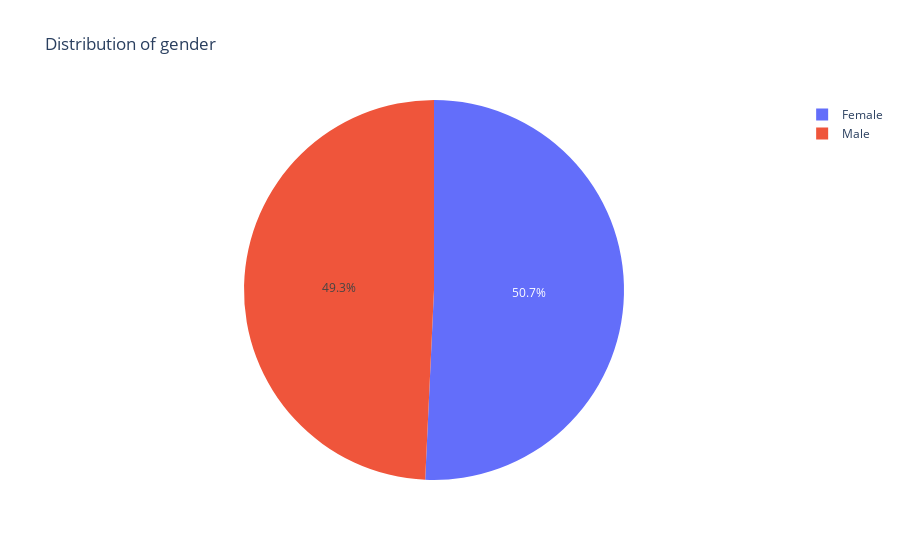
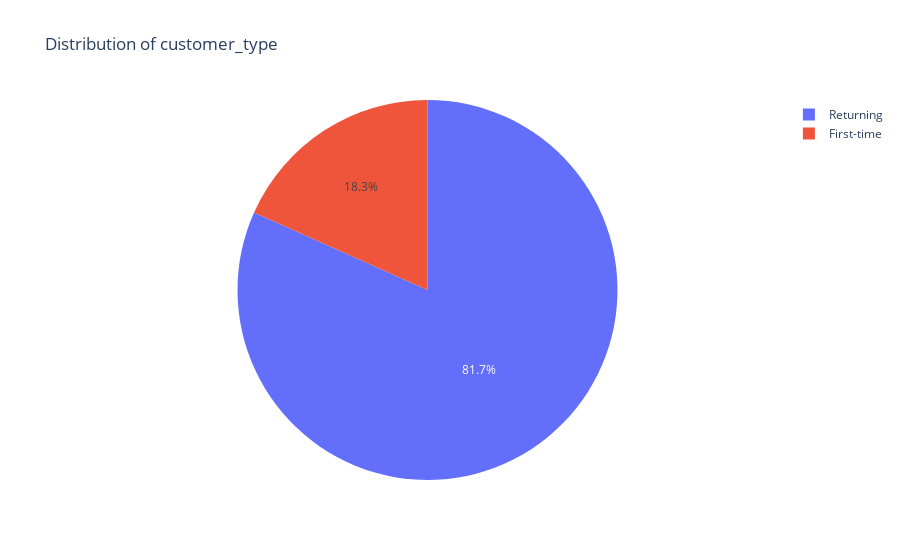
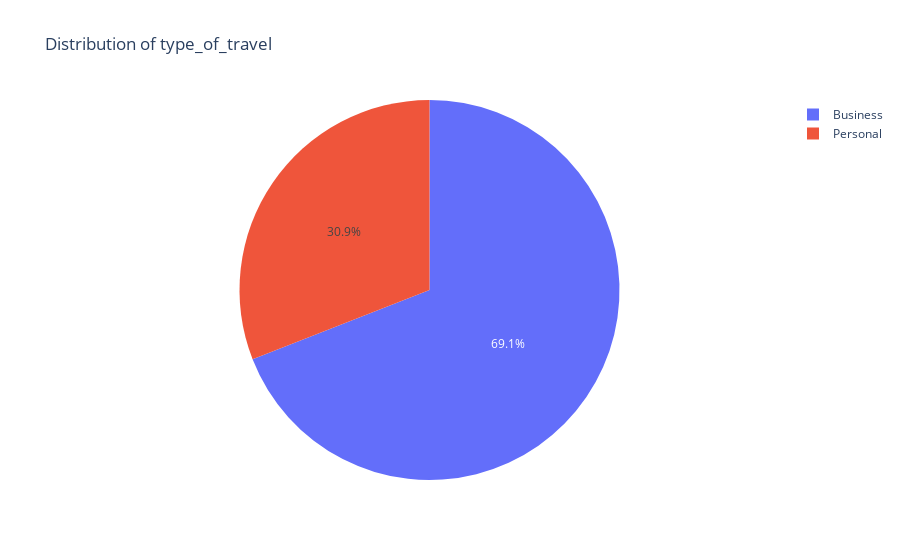
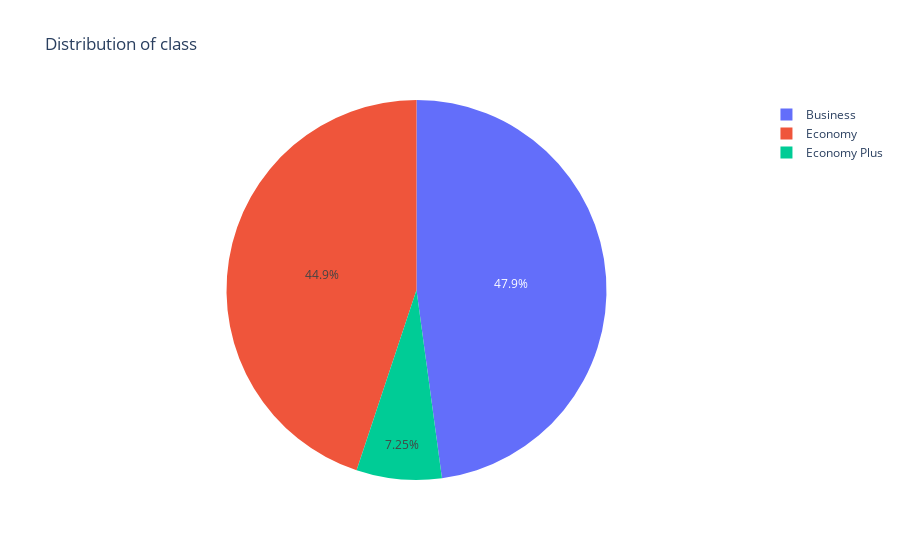

The cell these charts' notebook holds for them, in order:
### Code cell
for i in categorical_features:
    counts = df[i].value_counts()
    fig = px.pie(counts, values=counts.values, names=counts.index, title=f"Distribution of {i}")
    fig.show()

### Figure 1 — Plotly figure (JSON) as saved in the notebook; plotly's stock layout.template omitted (floating-point values rounded to 4 significant figures)
{"data": [{"domain": {"x": [0, 1], "y": [0, 1]}, "hovertemplate": "gender=%{label}<br>value=%{value}<extra></extra>", "labels": ["Female", "Male"], "legendgroup": "", "name": "", "showlegend": true, "type": "pie", "values": [65899, 63981]}], "layout": {"autosize": true, "legend": {"tracegroupgap": 0}, "title": {"text": "Distribution of gender"}}}

### Figure 2 — Plotly figure (JSON) as saved in the notebook; plotly's stock layout.template omitted (floating-point values rounded to 4 significant figures)
{"data": [{"domain": {"x": [0, 1], "y": [0, 1]}, "hovertemplate": "customer_type=%{label}<br>value=%{value}<extra></extra>", "labels": ["Returning", "First-time"], "legendgroup": "", "name": "", "showlegend": true, "type": "pie", "values": [106100, 23780]}], "layout": {"autosize": true, "legend": {"tracegroupgap": 0}, "title": {"text": "Distribution of customer_type"}}}

### Figure 3 — Plotly figure (JSON) as saved in the notebook; plotly's stock layout.template omitted (floating-point values rounded to 4 significant figures)
{"data": [{"domain": {"x": [0, 1], "y": [0, 1]}, "hovertemplate": "type_of_travel=%{label}<br>value=%{value}<extra></extra>", "labels": ["Business", "Personal"], "legendgroup": "", "name": "", "showlegend": true, "type": "pie", "values": [89693, 40187]}], "layout": {"autosize": true, "legend": {"tracegroupgap": 0}, "title": {"text": "Distribution of type_of_travel"}}}

### Figure 4 — Plotly figure (JSON) as saved in the notebook; plotly's stock layout.template omitted (floating-point values rounded to 4 significant figures)
{"data": [{"domain": {"x": [0, 1], "y": [0, 1]}, "hovertemplate": "class=%{label}<br>value=%{value}<extra></extra>", "labels": ["Business", "Economy", "Economy Plus"], "legendgroup": "", "name": "", "showlegend": true, "type": "pie", "values": [62160, 58309, 9411]}], "layout": {"autosize": true, "legend": {"tracegroupgap": 0}, "title": {"text": "Distribution of class"}}}
